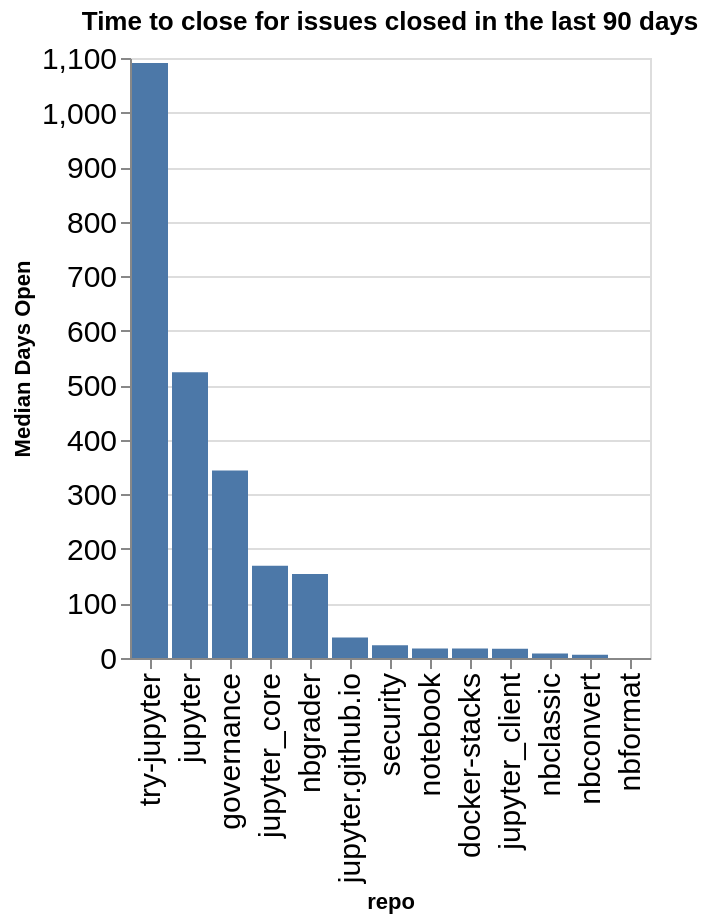

Source (notebook cell):
### Code cell
time_open = closed.groupby(['org', 'repo']).agg({'time_open': 'median'}).reset_index()
time_open['time_open'] = time_open['time_open'] / (60 * 60 * 24)
time_open['org/repo'] = time_open.apply(lambda a: a['org'] + '/' + a['repo'], axis=1)
sorted_vals = time_open.sort_values(['org', 'time_open'], ascending=False)['repo'].values
alt.Chart(data=time_open, title=f"Time to close for issues closed in the last {n_days} days").mark_bar().encode(
    x=alt.X('repo', sort=alt.Sort(sorted_vals.tolist())),
    y=alt.Y('time_open', title="Median Days Open"),
)

### Figure 1 — Vega-Lite specification as saved in the notebook (floating-point values rounded to 4 significant figures)
{"config": {"axisLeft": {"labelFontSize": 15}, "axisBottom": {"labelFontSize": 15}}, "data": {"name": "data-b5d060929922ee06740bb6b82626462b"}, "mark": {"type": "bar"}, "encoding": {"x": {"field": "repo", "sort": ["try-jupyter", "jupyter", "governance", "jupyter_core", "nbgrader", "jupyter.github.io", "security", "notebook", "docker-stacks", "jupyter_client", "nbclassic", "nbconvert", "nbformat"], "type": "nominal"}, "y": {"field": "time_open", "title": "Median Days Open", "type": "quantitative"}}, "title": "Time to close for issues closed in the last 90 days", "$schema": "https://vega.github.io/schema/vega-lite/v5.20.1.json", "datasets": {"data-b5d060929922ee06740bb6b82626462b": [{"org": "jupyter", "repo": "docker-stacks", "time_open": 17.3, "org/repo": "jupyter/docker-stacks"}, {"org": "jupyter", "repo": "governance", "time_open": 343.6, "org/repo": "jupyter/governance"}, {"org": "jupyter", "repo": "jupyter", "time_open": 523.9, "org/repo": "jupyter/jupyter"}, {"org": "jupyter", "repo": "jupyter.github.io", "time_open": 37.37, "org/repo": "jupyter/jupyter.github.io"}, {"org": "jupyter", "repo": "jupyter_client", "time_open": 17.07, "org/repo": "jupyter/jupyter_client"}, {"org": "jupyter", "repo": "jupyter_core", "time_open": 169.1, "org/repo": "jupyter/jupyter_core"}, {"org": "jupyter", "repo": "nbclassic", "time_open": 8.41, "org/repo": "jupyter/nbclassic"}, {"org": "jupyter", "repo": "nbconvert", "time_open": 5.779, "org/repo": "jupyter/nbconvert"}, {"org": "jupyter", "repo": "nbformat", "time_open": 0.001921, "org/repo": "jupyter/nbformat"}, {"org": "jupyter", "repo": "nbgrader", "time_open": 154.0, "org/repo": "jupyter/nbgrader"}, {"org": "jupyter", "repo": "notebook", "time_open": 17.33, "org/repo": "jupyter/notebook"}, {"org": "jupyter", "repo": "security", "time_open": 23.45, "org/repo": "jupyter/security"}, {"org": "jupyter", "repo": "try-jupyter", "time_open": 1091.0, "org/repo": "jupyter/try-jupyter"}]}}
